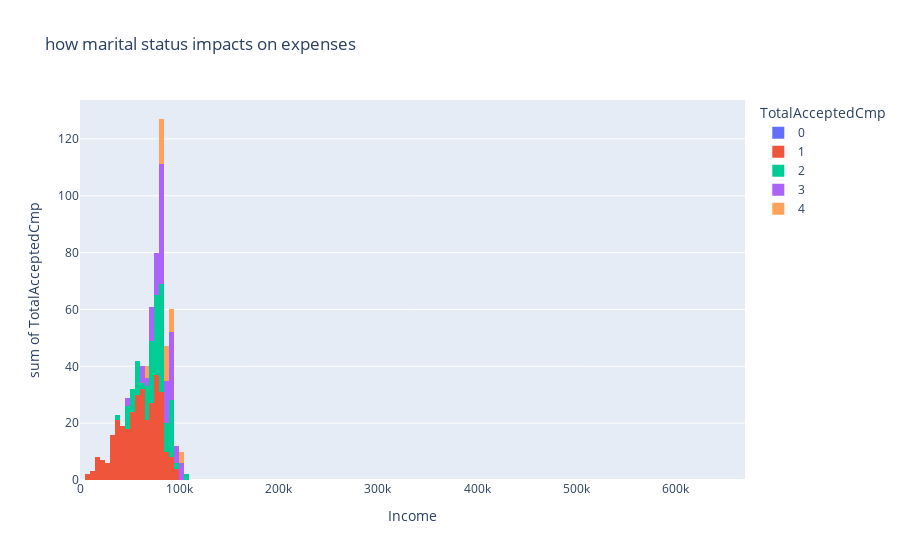

Notebook code cell kept with this figure:
### Code cell
fig=px.histogram(df_cust,x='Income',y='TotalAcceptedCmp',title='how marital status impacts on expenses',color='TotalAcceptedCmp')
fig.show()

### Figure 1 — Plotly figure (JSON) as saved in the notebook; plotly's stock layout.template omitted (floating-point values rounded to 4 significant figures; data arrays with more than 128 entries replaced by an {"elided": "..."} marker saying what was removed)
{"data": [{"alignmentgroup": "True", "bingroup": "x", "histfunc": "sum", "hovertemplate": "TotalAcceptedCmp=0<br>Income=%{x}<br>sum of TotalAcceptedCmp=%{y}<extra></extra>", "legendgroup": "0", "marker": {"color": "#636efa", "pattern": {"shape": ""}}, "name": "0", "offsetgroup": "0", "orientation": "v", "showlegend": true, "type": "histogram", "x": {"elided": "1775 int values"}, "xaxis": "x", "y": {"elided": "1775 int values"}, "yaxis": "y"}, {"alignmentgroup": "True", "bingroup": "x", "histfunc": "sum", "hovertemplate": "TotalAcceptedCmp=1<br>Income=%{x}<br>sum of TotalAcceptedCmp=%{y}<extra></extra>", "legendgroup": "1", "marker": {"color": "#EF553B", "pattern": {"shape": ""}}, "name": "1", "offsetgroup": "1", "orientation": "v", "showlegend": true, "type": "histogram", "x": {"elided": "324 int values"}, "xaxis": "x", "y": {"elided": "324 int values"}, "yaxis": "y"}, {"alignmentgroup": "True", "bingroup": "x", "histfunc": "sum", "hovertemplate": "TotalAcceptedCmp=2<br>Income=%{x}<br>sum of TotalAcceptedCmp=%{y}<extra></extra>", "legendgroup": "2", "marker": {"color": "#00cc96", "pattern": {"shape": ""}}, "name": "2", "offsetgroup": "2", "orientation": "v", "showlegend": true, "type": "histogram", "x": [82800, 82582, 75777, 88194, 50388, 86037, 90765, 69372, 83837, 83790, 55951, 51373, 51373, 55212, 71952, 91065, 82584, 75433, 81246, 89572, 75261, 80184, 70503, 84169, 92163, 72298, 77632, 105471, 77845, 71952, 76412, 93404, 82347, 46374, 70123, 84169, 46015, 51563, 92955, 80763, 78028, 95169, 56337, 83528, 87171, 71819, 67369, 69969, 76653, 73450, 49118, 81051, 71434, 92344, 92533, 82657, 46015, 94871, 74004, 82800, 81574, 72066, 37929, 56534, 83257, 74290, 61671, 77870, 57107, 55212, 85738, 94642, 94472, 65308, 79244, 81929, 76068, 78128, 65333, 65210, 79174, 82347, 75777], "xaxis": "x", "y": [2, 2, 2, 2, 2, 2, 2, 2, 2, 2, 2, 2, 2, 2, 2, 2, 2, 2, 2, 2, 2, 2, 2, 2, 2, 2, 2, 2, 2, 2, 2, 2, 2, 2, 2, 2, 2, 2, 2, 2, 2, 2, 2, 2, 2, 2, 2, 2, 2, 2, 2, 2, 2, 2, 2, 2, 2, 2, 2, 2, 2, 2, 2, 2, 2, 2, 2, 2, 2, 2, 2, 2, 2, 2, 2, 2, 2, 2, 2, 2, 2, 2, 2], "yaxis": "y"}, {"alignmentgroup": "True", "bingroup": "x", "histfunc": "sum", "hovertemplate": "TotalAcceptedCmp=3<br>Income=%{x}<br>sum of TotalAcceptedCmp=%{y}<extra></extra>", "legendgroup": "3", "marker": {"color": "#ab63fa", "pattern": {"shape": ""}}, "name": "3", "offsetgroup": "3", "orientation": "v", "showlegend": true, "type": "histogram", "x": [101970, 102160, 80134, 75693, 92910, 61996, 79800, 90247, 89694, 72025, 80952, 82017, 48192, 81205, 80812, 94384, 75759, 77568, 83829, 72903, 84906, 83829, 83151, 94384, 88097, 80134, 93790, 87679, 64140, 77520, 92491, 90273, 80360, 84953, 86836, 82326, 88420, 73356, 71670, 96547, 96876, 84906, 90000, 65706], "xaxis": "x", "y": [3, 3, 3, 3, 3, 3, 3, 3, 3, 3, 3, 3, 3, 3, 3, 3, 3, 3, 3, 3, 3, 3, 3, 3, 3, 3, 3, 3, 3, 3, 3, 3, 3, 3, 3, 3, 3, 3, 3, 3, 3, 3, 3, 3], "yaxis": "y"}, {"alignmentgroup": "True", "bingroup": "x", "histfunc": "sum", "hovertemplate": "TotalAcceptedCmp=4<br>Income=%{x}<br>sum of TotalAcceptedCmp=%{y}<extra></extra>", "legendgroup": "4", "marker": {"color": "#FFA15A", "pattern": {"shape": ""}}, "name": "4", "offsetgroup": "4", "orientation": "v", "showlegend": true, "type": "histogram", "x": [102692, 80134, 84865, 87771, 87771, 85683, 84460, 65169, 83512, 91249, 91172], "xaxis": "x", "y": [4, 4, 4, 4, 4, 4, 4, 4, 4, 4, 4], "yaxis": "y"}], "layout": {"barmode": "relative", "legend": {"title": {"text": "TotalAcceptedCmp"}, "tracegroupgap": 0}, "title": {"text": "how marital status impacts on expenses"}, "xaxis": {"anchor": "y", "domain": [0, 1], "title": {"text": "Income"}}, "yaxis": {"anchor": "x", "categoryarray": [4, 3, 2, 1, 0], "categoryorder": "array", "domain": [0, 1], "title": {"text": "sum of TotalAcceptedCmp"}}}}
